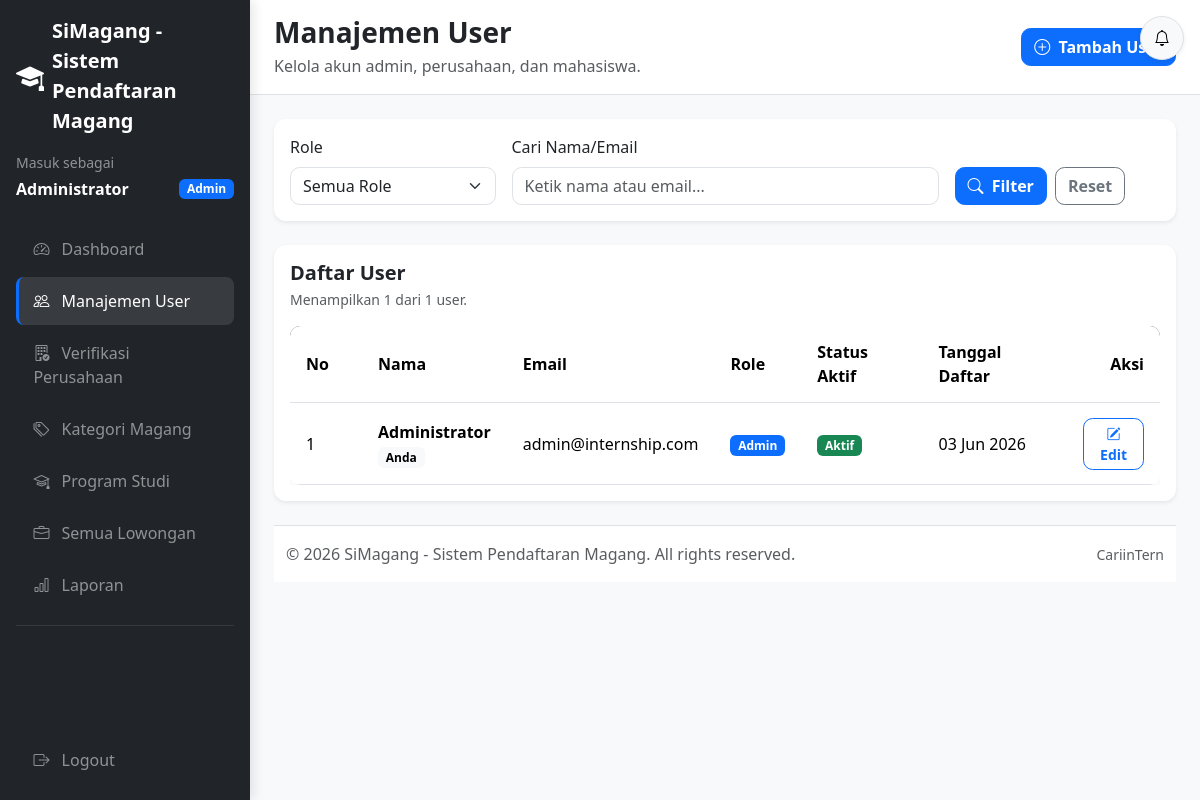
Screenshot of /admin/users/index.php (signed in) with the database file from the repository.
### tables this page shows
CREATE TABLE users (
    id INT UNSIGNED AUTO_INCREMENT PRIMARY KEY,
    name VARCHAR(100) NOT NULL,
    email VARCHAR(100) NOT NULL,
    password VARCHAR(255) NOT NULL,
    role ENUM('admin', 'company', 'student') NOT NULL,
    is_active TINYINT(1) NOT NULL DEFAULT 1,
    avatar VARCHAR(255) NULL DEFAULT NULL,
    created_at TIMESTAMP NOT NULL DEFAULT CURRENT_TIMESTAMP,
    updated_at TIMESTAMP NOT NULL DEFAULT CURRENT_TIMESTAMP ON UPDATE CURRENT_TIMESTAMP,
    UNIQUE KEY unique_users_email (email),
    KEY idx_users_role (role),
    KEY idx_users_is_active (is_active)
);

### includes/functions.php (called while the page is built, shortened)
<?php
function sanitize(string $input): string
{
    return htmlspecialchars(trim($input), ENT_QUOTES, 'UTF-8');
}
function format_date(string $date, string $format = 'd M Y'): string
{
    $timestamp = strtotime($date);
    return date($format, $timestamp);
}

### admin/users/index.php (the view, shortened to what this page needs)
<?php
$search = trim((string) ($_GET['search'] ?? ''));
$currentPage = max(1, (int) ($_GET['page'] ?? 1));
$perPage = 10;
$offset = ($currentPage - 1) * $perPage;
$users = [];
$totalUsers = 0;
try {
    $pdo = Database::getInstance()->getConnection();
    $conditions = [];
    $whereSql = $conditions !== [] ? ' WHERE ' . implode(' AND ', $conditions) : '';
    $countStmt = $pdo->prepare('SELECT COUNT(*) FROM users' . $whereSql);
    $countStmt->execute();
    $totalUsers = (int) $countStmt->fetchColumn();
    $stmt = $pdo->prepare(
        'SELECT id, name, email, role, is_active, created_at
         FROM users' . $whereSql . '
         ORDER BY created_at DESC, id DESC
         LIMIT :limit OFFSET :offset'
    );
    $stmt->bindValue(':limit', $perPage, PDO::PARAM_INT);
    $stmt->bindValue(':offset', $offset, PDO::PARAM_INT);
    $stmt->execute();
    $users = $stmt->fetchAll();
} catch (PDOException $exception) {
    error_log('Load admin users failed: ' . $exception->getMessage());
    set_flash('error', 'Data user gagal dimuat. Silakan coba lagi nanti');
}
if (!function_exists('admin_users_role_badge')) {
    function admin_users_role_badge(string $role): string
    {
        $classes = [
            'admin' => 'primary',
            'company' => 'success',
            'student' => 'info',
        ];
        $labels = [
            'admin' => 'Admin',
            'company' => 'Perusahaan',
            'student' => 'Mahasiswa',
        ];
        $class = $classes[$role] ?? 'secondary';
        $label = $labels[$role] ?? ucfirst($role);
        return '<span class="badge bg-' . $class . '">' . sanitize($label) . '</span>';
    }
}
require_once __DIR__ . '/../../layouts/header.php';
require_once __DIR__ . '/../../layouts/sidebar_admin.php';
?>
<div class="page-header d-flex flex-column flex-md-row justify-content-between align-items-md-center gap-3">
    <div>
        <h1 class="h3 fw-bold mb-1">Manajemen User</h1>
        <p class="text-muted mb-0">Kelola akun admin, perusahaan, dan mahasiswa.</p>
    </div>
    <a href="<?= rtrim(BASE_URL, '/'); ?>/admin/users/create.php" class="btn btn-primary">
        <i class="bi bi-plus-circle me-1"></i>
        Tambah User
    </a>
</div>
<div class="card border-0 shadow-sm mb-4">
    <div class="card-body">
        <form class="row g-3 align-items-end" method="GET" action="index.php">
            <div class="col-12 col-md-3">
                <label for="role" class="form-label">Role</label>
                <select class="form-select" id="role" name="role">
                    <option value="">Semua Role</option>
                </select>
            </div>
            <div class="col-12 col-md-6">
                <label for="search" class="form-label">Cari Nama/Email</label>
                <input
                    type="search"
                    class="form-control"
                    id="search"
                    name="search"
                    value="<?= sanitize($search); ?>"
                    placeholder="Ketik nama atau email..."
                >
            </div>
            <div class="col-12 col-md-3 d-grid d-md-flex gap-2">
                <button type="submit" class="btn btn-primary">
                    <i class="bi bi-search me-1"></i>
                    Filter
                </button>
                <a href="<?= rtrim(BASE_URL, '/'); ?>/admin/users/index.php" class="btn btn-outline-secondary">Reset</a>
            </div>
        </form>
    </div>
</div>
<div class="card border-0 shadow-sm">
    <div class="card-body">
        <div class="d-flex flex-column flex-md-row justify-content-between align-items-md-center gap-2 mb-3">
            <div>
                <h2 class="h5 fw-bold mb-1">Daftar User</h2>
                <p class="text-muted small mb-0">Menampilkan <?= number_format(count($users)); ?> dari <?= number_format($totalUsers); ?> user.</p>
            </div>
        </div>
        <div class="table-responsive">
            <table class="table table-custom align-middle mb-0">
                <thead>
                    <tr>
                        <th style="width: 72px;">No</th>
                        <th>Nama</th>
                        <th>Email</th>
                        <th>Role</th>
                        <th>Status Aktif</th>
                        <th>Tanggal Daftar</th>
                        <th class="text-end">Aksi</th>
                    </tr>
                </thead>
                <tbody>
                    <?php foreach ($users as $index => $user): ?>
                        <?php
                        $userId = (int) $user['id'];
                        $isCurrentAdmin = $userId === (int) ($_SESSION['user_id'] ?? 0);
                        ?>
                        <tr>
                            <td><?= number_format($offset + $index + 1); ?></td>
                            <td>
                                <div class="fw-semibold"><?= sanitize((string) $user['name']); ?></div>
                                <?php if ($isCurrentAdmin): ?>
                                    <span class="badge text-bg-light">Anda</span>
                                <?php endif; ?>
                            </td>
                            <td><?= sanitize((string) $user['email']); ?></td>
                            <td><?= admin_users_role_badge((string) $user['role']); ?></td>
                            <td>
                                <?php if ((int) $user['is_active'] === 1): ?>
                                    <span class="badge bg-success">Aktif</span>
                                <?php else: ?>
                                    <span class="badge bg-secondary">Nonaktif</span>
                                <?php endif; ?>
                            </td>
                            <td><?= sanitize(format_date((string) $user['created_at'], 'd M Y')); ?></td>
                            <td class="text-end">
                                <div class="d-inline-flex gap-2">
                                    <a href="<?= rtrim(BASE_URL, '/'); ?>/admin/users/edit.php?id=<?= $userId; ?>" class="btn btn-sm btn-outline-primary">
                                        <i class="bi bi-pencil-square"></i>
                                        Edit
                                    </a>
                                </div>
                            </td>
                        </tr>
                    <?php endforeach; ?>
                </tbody>
            </table>
        </div>
    </div>
</div>
<?php require_once __DIR__ . '/../../layouts/footer.php'; ?>

### assets/css/custom.css (style rules this page uses)
:root { --app-sidebar-width: 250px; --app-bg: #f8f9fa; --app-border: #dee2e6; --app-primary: #0d6efd; --app-dark: #212529; --app-muted: #6c757d; }
body { background: var(--app-bg); color: #212529; font-family: system-ui, -apple-system, "Segoe UI", Roboto, "Helvetica Neue", Arial, sans-serif; }
a { transition: color 0.2s ease, background-color 0.2s ease, border-color 0.2s ease; }
.page-header { background: #fff; border-bottom: 1px solid var(--app-border); padding: 1rem 1.5rem; margin: -1.5rem -1.5rem 1.5rem; }
.page-header h1, .page-header h2, .page-header h3 { margin-bottom: 0; font-weight: 700; }
.table-custom { background: #fff; border-radius: 10px; overflow: hidden; box-shadow: 0 2px 10px rgba(0, 0, 0, 0.05); }
.table-custom thead { background: #343a40; color: #fff; }
.table-custom th, .table-custom td { vertical-align: middle; padding: 0.9rem 1rem; }
.card { border: none; border-radius: 12px; box-shadow: 0 2px 10px rgba(0, 0, 0, 0.06); }
.form-control, .form-select { border-radius: 0.6rem; }
.btn { border-radius: 0.6rem; font-weight: 600; }

### rows the page displays
users: index "1", name "Administrator", shows "Anda", email "admin@internship.com", role "Admin", is_active "Aktif", created_at "03 Jun 2026"

### other values shown
APP_NAME "SiMagang - Sistem Pendaftaran Magang"
$userName "Administrator"
$item['label'] "Dashboard"
$item['label'] "Manajemen User"
$item['label'] "Verifikasi Perusahaan"
$item['label'] "Kategori Magang"
$item['label'] "Program Studi"
$item['label'] "Semua Lowongan"
$item['label'] "Laporan"
count($users) "1"
$totalUsers "1"
